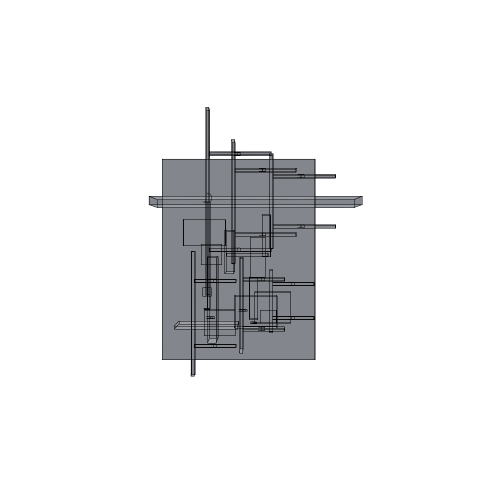
#> input picture examples/real_patents/US4807331A_spring_loaded_hinge/renders_v1.1/figure_aligned_view.png, 995 x 995 px, found by its file name (shown at 1/2 size)
$ python eval_v11.py ../examples/real_patents/US4807331A_spring_loaded_hinge/renders_v1.1
#> lines starting #> are read from the running program, lines starting #| are printed output that depends on the picture; after the words box and inside, x2 and y2 are one past the last pixel; in counts of white or black regions, pixels touching at a corner belong together
"""V11 evaluation harness — structural + visual.

Replaces the V1-11 single-VLM-score harness with a richer report that
runs entirely without LLM calls. Five metric families:

  1. **span_correctness** — fraction of components whose ``source_span``
     extracts the verified ``span_extracted`` from claim_map. The
     V11-13 relocator writes verified offsets; this re-checks them
     against the saved claim text to catch regressions.
  2. **glb_coverage** — fraction of components in claim_map.json whose
     glb_node_name appears as a top-level GLB node.
  3. **figure_callout_coverage** — fraction of figure_map numbered
     callouts that bind to a claim component.
  4. **geometric_invariants** — deterministic CAD-validity check:
     pin_through_holes, link_nests_in_main, door_wraps_assembly,
     bbox_sane, no_obvious_overlap.
  5. **projection_fit** — silhouette aspect-ratio match between the
     CAD's best canonical view and the patent figure (no VLM).

Output:
  * ``examples/reports/<example>_eval.md`` — human-readable.
  * ``examples/reports/<example>_eval.json`` — machine-readable.
  * Side-by-side images stay where they were already saved by V11-14.

Invocation: ``python -m claim2cad.eval_v11 examples/real_patents/<id>``.
"""
from __future__ import annotations

import argparse
import json
import logging
import struct
import sys
from dataclasses import asdict, dataclass, field
from pathlib import Path
from typing import Any

logger = logging.getLogger(__name__)


@dataclass
class EvalReport:
    example_id: str
    example_dir: str
    span_correctness: dict[str, Any] = field(default_factory=dict)
    glb_coverage: dict[str, Any] = field(default_factory=dict)
    figure_callout_coverage: dict[str, Any] = field(default_factory=dict)
    geometric_invariants: dict[str, Any] = field(default_factory=dict)
    projection_fit: dict[str, Any] = field(default_factory=dict)
    assembly_coherence: dict[str, Any] = field(default_factory=dict)  # V11-22
    projection_anchor_match: dict[str, Any] = field(default_factory=dict)  # V11-26
    central_density: dict[str, Any] = field(default_factory=dict)  # V11-26
    view_match: dict[str, Any] = field(default_factory=dict)  # V11-26
    hotspot_grounding: dict[str, Any] = field(default_factory=dict)  # V11-37
    overall: dict[str, Any] = field(default_factory=dict)
    notes: list[str] = field(default_factory=list)

    def to_dict(self) -> dict[str, Any]:
        return asdict(self)


# ---------------------------------------------------------------------------
# Per-metric implementations
# ---------------------------------------------------------------------------


def _eval_span_correctness(example_dir: Path) -> dict[str, Any]:
    cm_path = example_dir / "claim_map.json"
    ir_path = example_dir / "claim_ir.json"
    if not cm_path.exists() or not ir_path.exists():
        return {"score": 0.0, "n_total": 0, "n_verified": 0, "note": "missing files"}
    cm = json.loads(cm_path.read_text("utf-8"))
#> (reads examples/golden_robot_arm/claim_map.json from the repository)
    ir = json.loads(ir_path.read_text("utf-8"))
#> (reads examples/golden_robot_arm/claim_ir.json from the repository)
    claims_by_id = {c["id"]: c["text"] for c in ir["claims"]}
    rows = cm.get("components", [])
    verified = 0
    bad: list[str] = []
    for row in rows:
        if not row.get("span_verified", False):
            continue
        s = row["source_span"]
        text = claims_by_id.get(s["claim_id"], "")
        actual = text[s["char_start"] : s["char_end"]]
        expected = row.get("span_extracted", "")
        if expected and actual.strip().lower() == expected.strip().lower():
            verified += 1
        else:
            bad.append(row["component_id"])
    n_total = len(rows)
    score = verified / max(n_total, 1)
    return {
        "score": round(score, 3),
        "n_total": n_total,
        "n_verified": verified,
        "n_bad": len(bad),
        "bad_examples": bad[:5],
    }


# [17 lines left out: function _glb_root_child_names, not called in this run]


def _eval_glb_coverage(example_dir: Path) -> dict[str, Any]:
    cm_path = example_dir / "claim_map.json"
    glb_path = example_dir / "model_v1.1.glb"
    if not glb_path.exists():
        glb_path = example_dir / "model.glb"
    if not cm_path.exists() or not glb_path.exists():
        return {"score": 0.0, "n_components": 0, "n_in_glb": 0, "note": "missing files"}
    cm = json.loads(cm_path.read_text("utf-8"))
    component_ids = {row["component_id"] for row in cm.get("components", [])}
    glb_names = set(_glb_root_child_names(glb_path))
    matched = component_ids & glb_names
    score = len(matched) / max(len(component_ids), 1)
    return {
        "score": round(score, 3),
        "n_components": len(component_ids),
        "n_in_glb": len(matched),
        "missing_examples": sorted(component_ids - glb_names)[:5],
        "extra_glb_names": sorted(glb_names - component_ids)[:5],
    }


def _eval_figure_callout_coverage(example_dir: Path) -> dict[str, Any]:
    fm_path = example_dir / "figure_map.json"
    if not fm_path.exists():
        return {"score": 0.0, "n_callouts": 0, "n_bound": 0, "note": "no figure_map.json"}
    fm = json.loads(fm_path.read_text("utf-8"))
    labels = fm.get("vlm_labels") or []
    all_numbers = sorted({str(l.get("number", "")) for l in labels if l.get("number")})
    bound_numbers = sorted(set(map(str, (fm.get("component_to_number") or {}).values())))
    n_bound = len(set(bound_numbers) & set(all_numbers))
    score = n_bound / max(len(all_numbers), 1)
    return {
        "score": round(score, 3),
        "n_callouts": len(all_numbers),
        "n_bound": n_bound,
        "n_unbound": len(all_numbers) - n_bound,
    }


def _eval_geometric_invariants(example_dir: Path) -> dict[str, Any]:
    """Run the V11-10 invariants on the example's STEP."""
    step_path = example_dir / "model_v1.1.step"
    if not step_path.exists():
        step_path = example_dir / "model.step"
    if not step_path.exists():
        return {"score": 0.0, "note": "no STEP file"}
    try:
        import build123d as bd
        from claim2cad.geometric_invariants import evaluate_invariants
    except Exception as exc:  # noqa: BLE001
        return {"score": 0.0, "error": str(exc)}
    try:
        shape = bd.import_step(str(step_path))
        rep = evaluate_invariants(shape)
        return {
            "score": round(rep.composite(), 3),
            "pin_through_holes": rep.pin_through_holes,
            "link_nests_in_main": rep.link_nests_in_main,
            "door_wraps_assembly": rep.door_wraps_assembly,
            "bbox_sane": rep.bbox_sane,
            "no_obvious_overlap": rep.no_obvious_overlap,
        }
    except Exception as exc:  # noqa: BLE001
        return {"score": 0.0, "error": str(exc)}


def _eval_projection_fit(example_dir: Path) -> dict[str, Any]:
    pr_path = example_dir / "projection_report.json"
    if not pr_path.exists():
        return {"score": 0.0, "note": "no projection_report.json"}
    pr = json.loads(pr_path.read_text("utf-8"))
    score = float(pr.get("best_aspect_score", 0.0) or 0.0)
    return {
        "score": round(score, 3),
        "best_view": pr.get("best_view", "?"),
        "n_views_rendered": len(pr.get("views", [])),
    }


def _eval_projection_anchor_match(example_dir: Path) -> dict[str, Any]:
    """V11-26 — does the CAD projection match the figure anchors?

    Reads ``figure_projection.json`` to get per-component (u, v)
    anchors and the matching CAD anchor. Then loads the built STEP,
    projects each labelled child's centre onto the figure plane, and
    compares.

    The lower the average anchor error, the better the projection
    tracks the figure. ``score = 1.0 - clamp(error / 50mm)``.
    """
    fp_path = example_dir / "figure_projection.json"
    if not fp_path.exists():
        return {"score": 0.0, "note": "no figure_projection.json"}
    step_path = example_dir / "model_v1.1.step"
    if not step_path.exists():
        return {"score": 0.0, "note": "no STEP file"}
    try:
        from claim2cad.figure_projection import load_layout
        import build123d as bd

        layout = load_layout(fp_path)
        anchors_by_id = {a.id: a for a in layout.component_anchors}
        shape = bd.import_step(str(step_path))
        proj = layout.projection
        idx = {"X": 0, "Y": 1, "Z": 2}
        ax_u, ax_v = proj.projection_plane
        u_idx = idx[ax_u]
        v_idx = idx[ax_v]
        errors: list[float] = []
        per_component: list[dict[str, Any]] = []
        for child in shape.children:
            cid = getattr(child, "label", "") or ""
            if not cid or cid.startswith("_scaffold_"):
                continue
            a = anchors_by_id.get(cid)
            if a is None:
                continue
            bb = child.bounding_box()
            cx = (bb.min.X + bb.max.X) / 2
            cy = (bb.min.Y + bb.max.Y) / 2
            cz = (bb.min.Z + bb.max.Z) / 2
            cad = (cx, cy, cz)
            # Distance in projection plane only.
            anchor = a.cad_anchor_mm
            du = cad[u_idx] - anchor[u_idx]
            dv = cad[v_idx] - anchor[v_idx]
            err = (du * du + dv * dv) ** 0.5
            errors.append(err)
            per_component.append(
                {"id": cid, "error_mm": round(err, 1)}
            )
        if not errors:
            return {"score": 0.0, "note": "no overlap between anchors and GLB"}
        mean_err = sum(errors) / len(errors)
        score = max(0.0, 1.0 - mean_err / 50.0)
        per_component.sort(key=lambda r: -r["error_mm"])
        return {
            "score": round(score, 3),
            "mean_error_mm": round(mean_err, 2),
            "max_error_mm": round(max(errors), 2),
            "n_anchors": len(errors),
            "worst": per_component[:5],
        }
    except Exception as exc:  # noqa: BLE001
        return {"score": 0.0, "error": str(exc)}


def _eval_central_density(example_dir: Path) -> dict[str, Any]:
    """V11-26 — measures whether the figure-aligned render is a
    central pile. Reads ``renders_v1.1/figure_aligned_view.png`` (or
    falls back to ``solid_iso.png``); compares ink density in the
    central 30 % of the image to the outer ring."""
    candidates = [
        example_dir / "renders_v1.1" / "figure_aligned_view.png",
        example_dir / "renders_v1.1" / "solid_iso.png",
        example_dir / "renders_v1.1" / "projection_iso.png",
    ]
    img_path: Path | None = None
    for c in candidates:
        if c.exists():
            img_path = c
            break
    if img_path is None:
        return {"score": 0.0, "note": "no inspectable render available"}
    try:
        import numpy as np
        from PIL import Image

        arr = np.asarray(Image.open(img_path).convert("L"))
        ink = arr < 200  # any non-white pixel
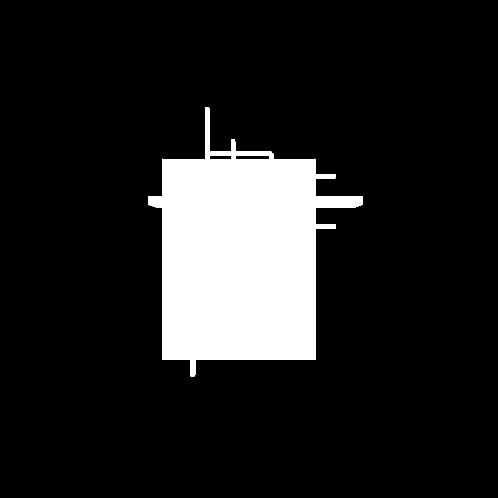
#> ink: shape (995, 995) bool (shown at 1/2 size); 13.1% white; 1 white region, box (x1, y1, x2, y2) and area: (297, 214, 725, 753) 129610
        H, W = arr.shape
        cx0 = int(W * 0.35)
#> (the rest of the program and of its run is left out)
